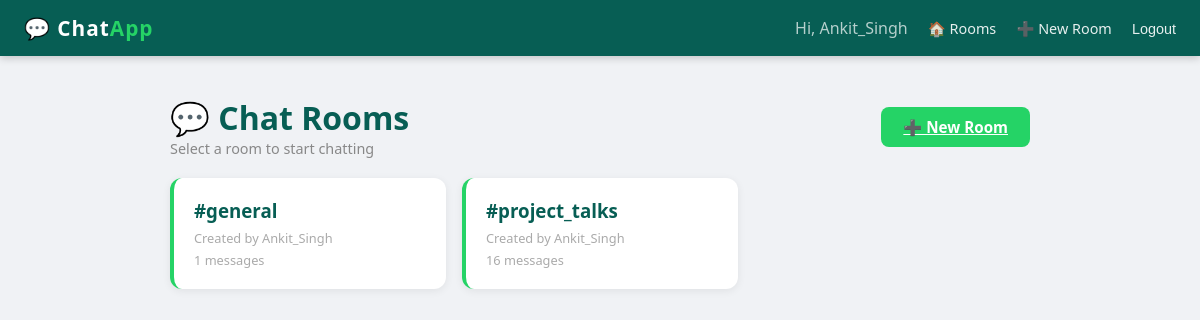
The app's page / (signed in) with its own data.
### chat/models.py (models this page shows, shortened)
class Room(models.Model):
    name       = models.CharField(max_length=100, unique=True)
    slug       = models.SlugField(max_length=100, unique=True)
    created_by = models.ForeignKey(User, on_delete=models.CASCADE, related_name='rooms_created')
    created_at = models.DateTimeField(auto_now_add=True)

### chat/views.py (the view)
# urls.py: path('', views.room_list, name='room_list'),
@login_required
def room_list(request):
    rooms = Room.objects.all().order_by('-created_at')
    return render(request, 'chat/room_list.html', {'rooms': rooms})

### chat/templates/chat/room_list.html (shortened to what this page needs)
{% extends 'chat/base.html' %}
{% block content %}
<div style="display:flex; justify-content:space-between; align-items:center; margin-bottom: 8px;">
    <div>
        <h1 style="color: #075e54;">💬 Chat Rooms</h1>
        <p style="color: #888; font-size: 0.9rem;">Select a room to start chatting</p>
    </div>
    <a href="{% url 'create_room' %}" class="btn btn-secondary">➕ New Room</a>
</div>
{% if rooms %}
    <div class="room-grid">
        {% for room in rooms %}
            <a href="{% url 'room_detail' room.slug %}" class="room-card">
                <h3>#{{ room.name }}</h3>
                <div class="meta">Created by {{ room.created_by.username }}</div>
                <div class="meta" style="margin-top: 4px;">{{ room.messages.count }} messages</div>
            </a>
        {% endfor %}
    </div>
{% endif %}
{% endblock %}

### chat/templates/chat/base.html (shortened to what this page needs)
<!DOCTYPE html>
<html lang="en">
<head>
</head>
<body>
<nav>
    <div class="brand">💬 Chat<span>App</span></div>
    <div class="nav-links">
        {% if user.is_authenticated %}
            <span style="opacity:0.7">Hi, {{ user.username }}</span>
            <a href="{% url 'room_list' %}">🏠 Rooms</a>
            <a href="{% url 'create_room' %}">➕ New Room</a>
            <form method="post" action="{% url 'logout' %}" style="display:inline">
                <button type="submit" style="background:none; border:none; color:white; cursor:pointer; font-size:0.9rem; opacity:0.9; padding:0; margin-left:16px;">Logout</button>
            </form>
        {% else %}
            <a href="{% url 'login' %}">Login</a>
            <a href="{% url 'register' %}">Register</a>
        {% endif %}
    </div>
</nav>
<div class="container">
    {% block content %}{% endblock %}
</div>
</body>
</html>

### records on screen
Room: name "general", created_by.username "Ankit_Singh", messages.count "1"
Room: name "project_talks", created_by.username "Ankit_Singh", messages.count "16"

### other values on screen
{{ user.username }} "Ankit_Singh"
